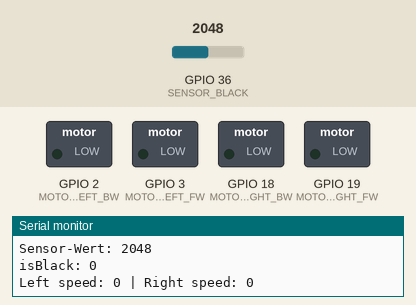
The sketch below on a simulated ESP32. Shown: switched loads named in the sketch (green lamp = pin HIGH), the last lines printed to the serial monitor. Dashed ring = blinking. Inputs (shaded band) come from the test bench; at power-on: GPIO 36 (SENSOR_BLACK) = 2048. The RemoteXY app is connected.

Above: at 1.2 s.
1.3 s: GPIO 36 (SENSOR_BLACK) set to 3941
2.8 s: GPIO 36 (SENSOR_BLACK) set to 4053
At 3.2 s:
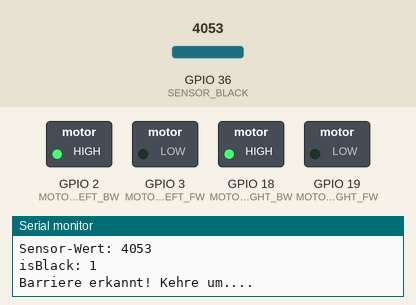
5.8 s: GPIO 36 (SENSOR_BLACK) set to 3960
At 7.2 s:
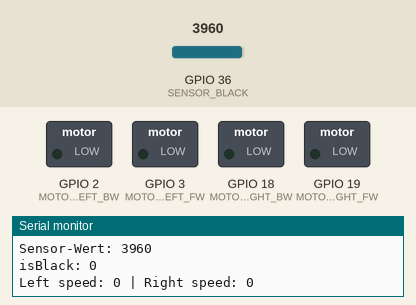
7.7 s: GPIO 36 (SENSOR_BLACK) set to 4040
At 8.7 s:
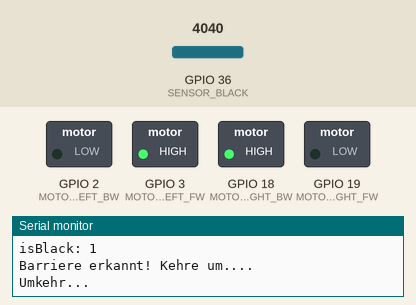
Timing chart, 0 to 11.7 s (numbered marks = the images above; inputs shaded):
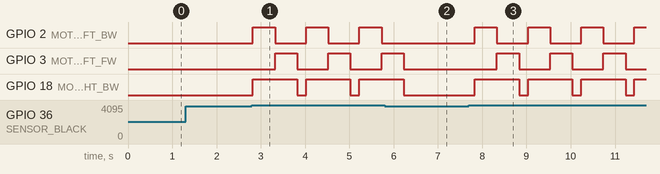

Measured:
- the behaviour switches between 4000 and 4001 on GPIO 36 (SENSOR_BLACK) (found by bisection; images 0 and 1)
- after the input at 2.8 s, GPIO 2 (MOTOR_LEFT_BW): alternates HIGH for 0.50 s and LOW for 0.70 s, starting at once; GPIO 3 (MOTOR_LEFT_FW): alternates HIGH for 0.50 s and LOW for 0.70 s, starting after 0.52 s; GPIO 18 (MOTOR_RIGHT_BW): alternates HIGH for 1.0 s and LOW for 0.20 s, starting at once
- after the input at 5.8 s, GPIO 2 (MOTOR_LEFT_BW): stays LOW (without the input it goes to HIGH after 0.63 s); GPIO 3 (MOTOR_LEFT_FW), GPIO 18 (MOTOR_RIGHT_BW): goes on until 6.2 s, then stays LOW
- after the input at 7.7 s, GPIO 2 (MOTOR_LEFT_BW): alternates HIGH for 0.50 s and LOW for 0.70 s, starting after 0.13 s; GPIO 3 (MOTOR_LEFT_FW): alternates HIGH for 0.50 s and LOW for 0.70 s, starting after 0.63 s; GPIO 18 (MOTOR_RIGHT_BW): alternates HIGH for 1.0 s and LOW for 0.20 s, starting after 0.13 s

The sketch:

2024-12-08-comments.ino
```cpp
#define REMOTEXY_MODE__ESP32CORE_BLE

#include <BLEDevice.h>
#include <RemoteXY.h>

#define REMOTEXY_BLUETOOTH_NAME "SoccerBot"
#define REMOTEXY_ACCESS_PASSWORD "test"

#pragma pack(push, 1)
uint8_t RemoteXY_CONF[] = {
  255, 2, 0, 0, 0, 29, 0, 19, 0, 0, 0, 0, 186, 1, 106, 200, 1, 1, 2, 0,
  4, 21, 69, 18, 63, 32, 31, 180, 4, 67, 69, 19, 64, 32, 31, 166
};

struct {
  int8_t slider_left;
  int8_t slider_right;
  uint8_t connect_flag;
} RemoteXY;
#pragma pack(pop)

// Einrichtung der Pins
#define SENSOR_BLACK A0
#define MOTOR_LEFT_FW 3
#define MOTOR_LEFT_BW 2
#define MOTOR_RIGHT_FW 19
#define MOTOR_RIGHT_BW 18

void setup() {
  RemoteXY_Init();
  Serial.begin(9600);

  pinMode(MOTOR_LEFT_FW, OUTPUT);
  pinMode(MOTOR_LEFT_BW, OUTPUT);
  pinMode(MOTOR_RIGHT_FW, OUTPUT);
  pinMode(MOTOR_RIGHT_BW, OUTPUT);
  pinMode(SENSOR_BLACK, INPUT);

  Serial.println("Bereit!");
}

int mapSliderToSpeed(int sliderValue) {
  // Zuordnung von Slider-Wert -> Motor-Gewschindigkeit
  if (sliderValue > 10) {
    return map(sliderValue, 10, 100, 160, 255);
  } else if (sliderValue < -10) {
    return map(sliderValue, -10, -100, -160, -255);
  } else {
    return 0;
  }
}

void controlMotor(int motor_fw, int motor_bw, int speed) {
  // Steuerung der Motoren
  if (speed > 0) {
    analogWrite(motor_fw, speed);
    analogWrite(motor_bw, 0);
  } else if (speed < 0) {
    analogWrite(motor_fw, 0);
    analogWrite(motor_bw, -speed);
  } else {
    analogWrite(motor_fw, 0);
    analogWrite(motor_bw, 0);
  }
}

void forcefulBackup() {
  // Wird bei Überschreiten der Barriere ausgeführt
  Serial.println("Barriere erkannt! Kehre um....");

  analogWrite(MOTOR_LEFT_FW, 0);
  analogWrite(MOTOR_LEFT_BW, 255);
  analogWrite(MOTOR_RIGHT_FW, 0);
  analogWrite(MOTOR_RIGHT_BW, 255);

  delay(500);

  Serial.println("Umkehr...");

  analogWrite(MOTOR_LEFT_FW, 255);
  analogWrite(MOTOR_LEFT_BW, 0);
  analogWrite(MOTOR_RIGHT_FW, 0);
  analogWrite(MOTOR_RIGHT_BW, 255);

  delay(500);

  analogWrite(MOTOR_LEFT_FW, 0);
  analogWrite(MOTOR_LEFT_BW, 0);
  analogWrite(MOTOR_RIGHT_FW, 0);
  analogWrite(MOTOR_RIGHT_BW, 0);

  Serial.println("Umkehr abgeschlossen.");
}

void loop() {
  RemoteXY_Handler();

  bool isBlack = analogRead(SENSOR_BLACK) > 4000;
  Serial.print("Sensor-Wert: ");
  Serial.println(analogRead(SENSOR_BLACK));
  Serial.print("isBlack: ");
  Serial.println(isBlack);

  if (isBlack) {
    forcefulBackup();
  } else {
    // Slider-Werte aus der App auslesen und tatsächlichen Werte berechnen
    int leftSpeed = mapSliderToSpeed(RemoteXY.slider_left);
    int rightSpeed = mapSliderToSpeed(RemoteXY.slider_right);

    Serial.print("Left speed: ");
    Serial.print(leftSpeed);
    Serial.print(" | Right speed: ");
    Serial.println(rightSpeed);

    // "normale" Steuerung
    controlMotor(MOTOR_LEFT_FW, MOTOR_LEFT_BW, leftSpeed);
    controlMotor(MOTOR_RIGHT_FW, MOTOR_RIGHT_BW, rightSpeed);
  }

  delay(200);
}
```
